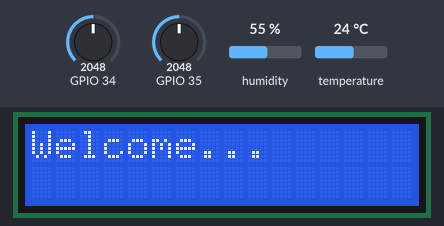
Recording of a sketch running on a simulated ESP32. On the bench: 16×2 character LCD. The inputs (shaded band) are chosen by the test bench; at power-on: humidity 55 %, GPIO 34 = 2048, GPIO 35 = 2048, temperature 24 °C. WiFi joins after 1.5 s; servers stay silent unless stated; random numbers use the default seed unless the sketch sets one; what the sketch prints to the serial monitor is not drawn.

Above: at 5.1 s.
At 16.7 s:
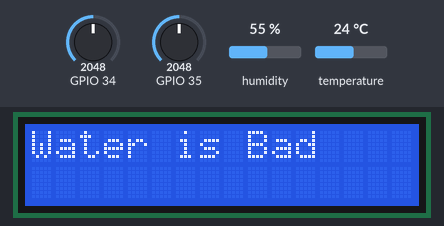
16.8 s: humidity set to 22 %
At 29.4 s:
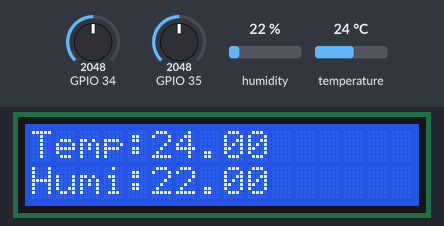
30.1 s: GPIO 34 set to 2866
At 42.5 s:
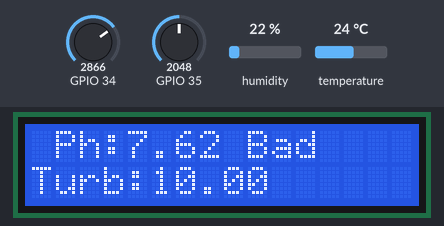
Timing chart, 0 to 44.0 s (numbered marks = the images above; inputs shaded):
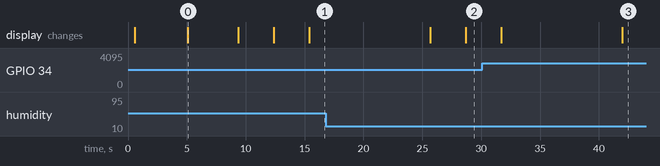

Measured:
- what the display in image 0 shows lasts 4.2 s, from 5.1 s to 9.3 s

The sketch:

Water_Quality_Monitoring.ino
```cpp
#include <WiFi.h>
#include <LiquidCrystal_I2C.h>
#include "DHT.h"

WiFiClient client;

String thingSpeakAddress= "-----------";
String tsfield1Name;
String request_string;
String apiKey="----------";

DHT dht12(32,DHT11);
LiquidCrystal_I2C lcd(0x27,16,2);
void setup()
{
Serial.begin(9600);
lcd.init();//Defining 16 columns and 2 rows of lcd display
delay(500);
lcd.backlight();
pinMode(4, INPUT);
  WiFi.disconnect();
  delay(3000);
  Serial.println("START");
  WiFi.begin("hi","987654321");
  while ((!(WiFi.status() == WL_CONNECTED))){
    delay(300);
    Serial.print("..");

  }
  Serial.println("Connected");
  Serial.println("Your IP is");
  Serial.println((WiFi.localIP()));
  lcd.setCursor(0,0);
  lcd.print("Welcome...");

}
void loop()
{
    float Value= analogRead(34);
    float voltage=Value*(3.3/4095.0);
    float ph=(3.3*voltage);
    int sensorValue = analogRead(35);// read the input on analog pin A0:
    float volt = sensorValue * (5.0 / 1024.0); // Convert the analog reading (which goes from 0 - 1023) to a voltage (0 - 5V):
    delay(1000);
    float temp=dht12.readTemperature( );
    delay(1500);
    float humi=dht12.readHumidity();
    delay(1500);
    if (client.connect("api.thingspeak.com",80)) {
      Serial.println("Connected Successfully");
      request_string = thingSpeakAddress;
      request_string += "&field1=";
      request_string += ph;
      request_string += "&field2=";
      request_string += volt;
      request_string += "&field3=";
      request_string += temp;
      request_string += "&field4=";
      request_string += humi;
      client.print("POST /update HTTP/1.1\n");
      client.print("Host: api.thingspeak.com\n");
      client.print("Connection: close\n");
      client.print("X-THINGSPEAKAPIKEY: "+apiKey+"\n");
      client.print("Content-Type: application/x-www-form-urlencoded\n");
      client.print("Content-Length: ");
      client.print(request_string.length());
      client.print("\n\n");
      client.print(request_string);
      Serial.println("Ph:");
      Serial.println(ph,2);
      Serial.println("Turbidity:");
      Serial.println(volt,2);
      Serial.println("Temparature:");
      Serial.println(temp,2);
      Serial.println("Humidity");
      Serial.println(humi,2);
      lcd.setCursor(0,0); //Defining positon to write from first row,first column .
      lcd.print(" Ph:");
      lcd.print(ph,2); //You can write 16 Characters per line .
      lcd.setCursor(0,1);  //Defining positon to write from second row,first column .
      lcd.print("Turb:");
      lcd.print(volt,2);
      delay(3000);

      lcd.clear();
      lcd.setCursor(0,0); //Defining positon to write from first row,first column .
      lcd.print("Temp:");
      lcd.print(temp,2); //You can write 16 Characters per line .
      lcd.setCursor(0,1);  //Defining positon to write from second row,first column .
      lcd.print("Humi:");
      lcd.print(humi),2;
      delay(3000);


    } else {
      Serial.println("connection not available..! please enter the valid ssid and password");

    }
    if (ph == (random(6.5,8)) && volt == (random(10,20))) {
      Serial.println("The Quality of the Water is Good");

      lcd.clear();
      lcd.setCursor(0,0);
      lcd.print("Water is Good");
      delay(3000);

    } else {
      Serial.println("The Quality of Water is not good");
      lcd.clear();
      lcd.setCursor(0,0);
      lcd.print("Water is Bad");
      delay(3000);


    }
    delay(3000);

}
```
